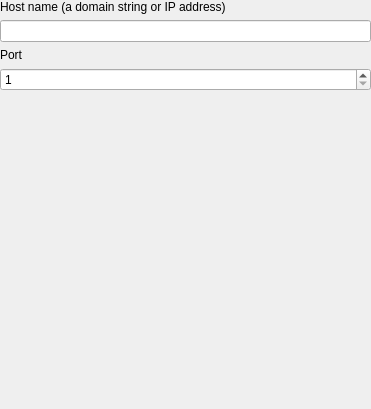
<?xml version="1.0" encoding="UTF-8"?>
<ui version="4.0">
 <class>WidgetUdpSocketSensor</class>
 <widget class="QWidget" name="WidgetUdpSocketSensor">
  <property name="geometry">
   <rect>
    <x>0</x>
    <y>0</y>
    <width>371</width>
    <height>409</height>
   </rect>
  </property>
  <property name="windowTitle">
   <string notr="true">Form</string>
  </property>
  <layout class="QVBoxLayout" name="verticalLayout">
   <property name="leftMargin">
    <number>0</number>
   </property>
   <property name="topMargin">
    <number>0</number>
   </property>
   <property name="rightMargin">
    <number>0</number>
   </property>
   <property name="bottomMargin">
    <number>0</number>
   </property>
   <item>
    <widget class="QLabel" name="mHostNameLabel">
     <property name="text">
      <string>Host name (a domain string or IP address)</string>
     </property>
     <property name="wordWrap">
      <bool>true</bool>
     </property>
    </widget>
   </item>
   <item>
    <widget class="QLineEdit" name="mHostNameLineEdit"/>    
   </item>
   <item>
    <widget class="QLabel" name="mPortLabel">
     <property name="text">
      <string>Port</string>
     </property>
     <property name="wordWrap">
      <bool>true</bool>
     </property>
    </widget>
   </item>
   <item>
    <widget class="QgsSpinBox" name="mPortSpinBox">
     <property name="sizePolicy">
      <sizepolicy hsizetype="Expanding" vsizetype="Fixed">
      <horstretch>0</horstretch>
      <verstretch>0</verstretch>
      </sizepolicy>
     </property>
     <property name="prefix">
      <string/>
     </property>
     <property name="minimum">
      <number>1</number>
     </property>
     <property name="maximum">
      <number>65535</number>
     </property>
     <property name="showClearButton" stdset="0">
      <bool>false</bool>
     </property> 
    </widget>
   </item>
   <item>
    <spacer name="verticalSpacer">
     <property name="orientation">
      <enum>Qt::Vertical</enum>
     </property>
     <property name="sizeHint" stdset="0">
      <size>
       <width>20</width>
       <height>40</height>
      </size>
     </property>
    </spacer>
   </item>
  </layout>
 </widget>
 <customwidgets>
  <customwidget>
   <class>QgsSpinBox</class>
   <extends>QSpinBox</extends>
   <header>qgsspinbox.h</header>
  </customwidget>
 </customwidgets>
 <resources/>
 <connections/>
</ui>
